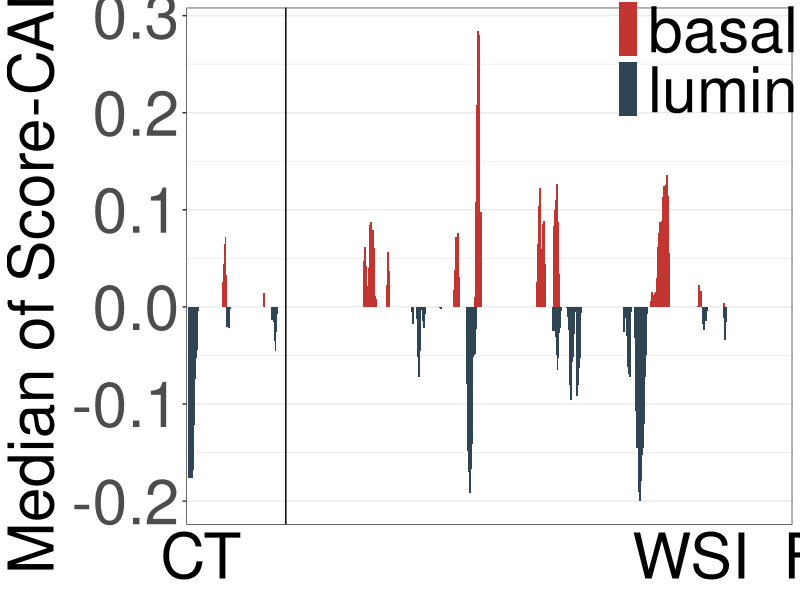
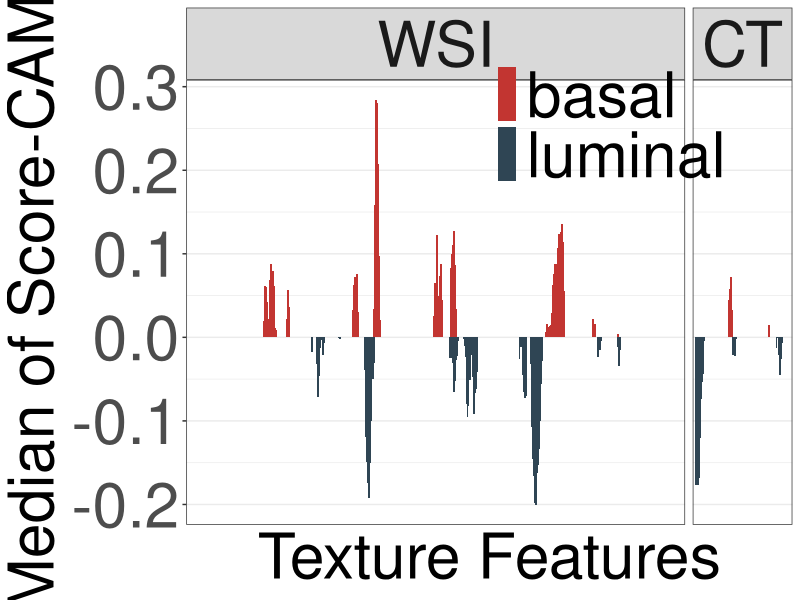
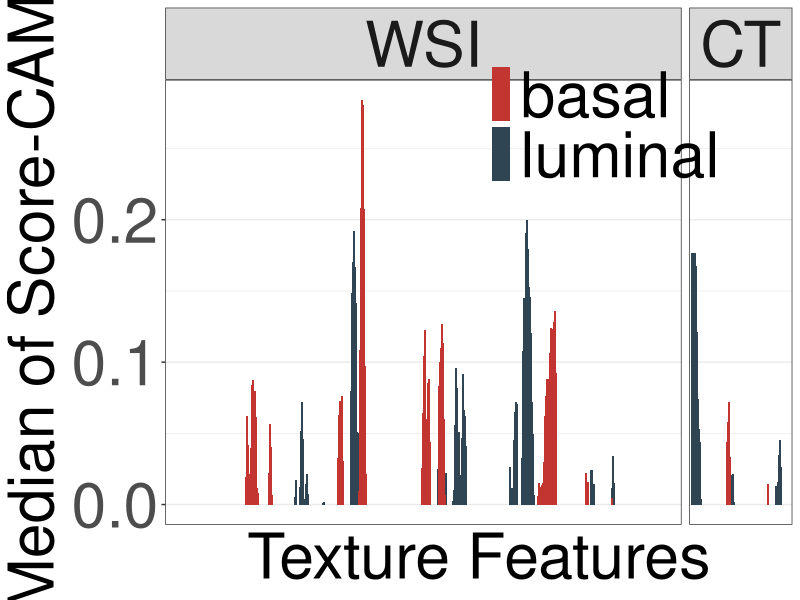
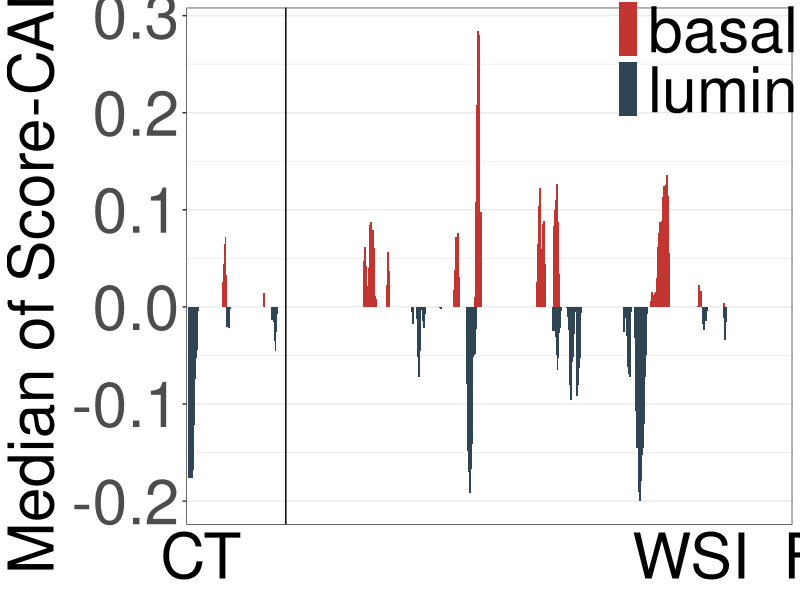
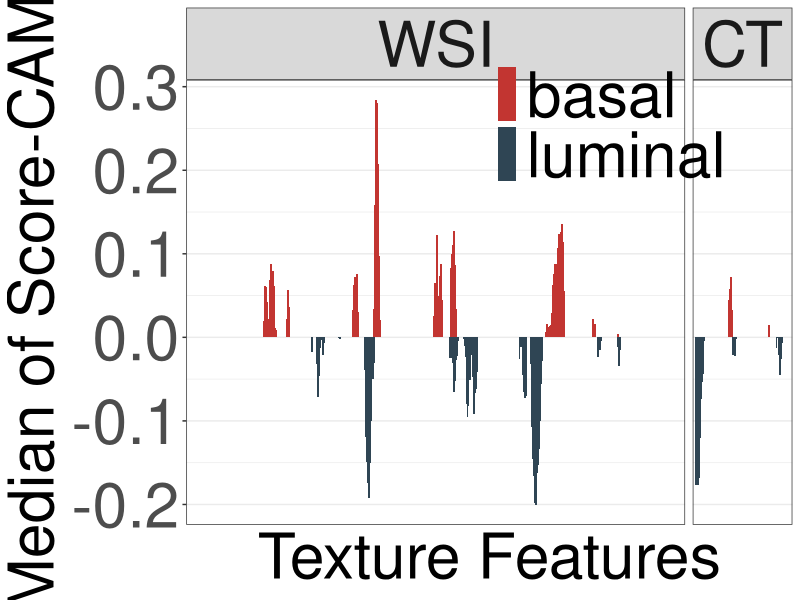
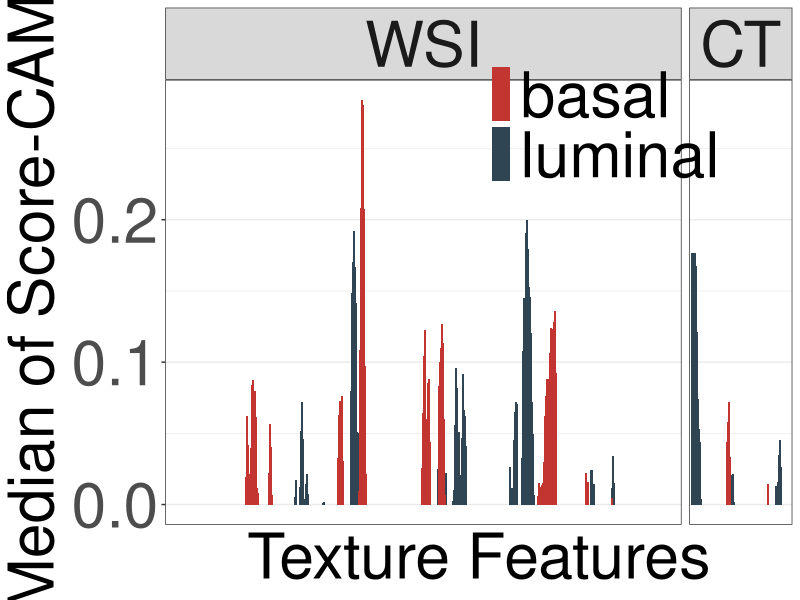

Here is the R script that generated these plots, in order:
library('ggplot2')

setwd('/media/wukai/AI_Team_03/Bladder_project/mol_subtype_classify/CAM')
# load data
datatable = read.csv('scorecam_matrix.csv', header = TRUE, sep = ',', row.names = 1)
mol_subtype = c()
mol_subtype[grep('0',datatable$mol_label)] = 'luminal'
mol_subtype[grep('1',datatable$mol_label)] = 'basal'
datatable = datatable[,-c(1)]

colData = data.frame(mol_subtype = mol_subtype, row.names = row.names(datatable))
cam_table0 = datatable[grep(0, datatable$mol_label),]
cam_table0 = cam_table0[,-1]
cam_table1 = datatable[grep(1, datatable$mol_label),]
cam_table1 = cam_table1[,-1]

cam_table0_median = apply(cam_table0, 2, median)
cam_table0_median = data.frame(cam = -1 * cam_table0_median, 
                        features = factor(names(cam_table0_median), levels = names(cam_table0_median)),
                        mol_subtype = 'luminal')
write.csv(cam_table0_median[which(cam_table0_median$cam != 0),],'luminal_activated_feature.csv', quote = FALSE, row.names = FALSE)

cam_table1_median = apply(cam_table1, 2, median)
cam_table1_median = data.frame(cam = cam_table1_median, 
                               features = factor(names(cam_table1_median), levels = names(cam_table1_median)),
                               mol_subtype = 'basal')
write.csv(cam_table1_median[which(cam_table1_median$cam > 0),], 'basal_activated_feature.csv', quote = FALSE, row.names = FALSE)

cam_table_median = rbind(cam_table0_median, cam_table1_median)

#---plot 1
ggplot(cam_table_median, aes(x = features , y = cam, fill = mol_subtype))+
  geom_bar(stat = 'identity',position = 'dodge', width = 8, size = 3)+
  scale_fill_manual(values = c('#C23531', '#2F4554'))+
  geom_vline(aes(xintercept=200))+
  labs(y = 'Median of Score-CAM', 
       x = 'CT                       WSI  Features')+
  theme_bw()+
  theme(plot.title = element_text(size = 55, hjust = 0.5 ),
        axis.text.x = element_blank(),
        axis.text.y = element_text(size =45),
        axis.title.x = element_text(size = 45, hjust = 0.1),
        axis.title.y = element_text(size = 45),
        axis.ticks.x = element_blank(),
        panel.grid.major.x=element_blank(),
        legend.title = element_blank(),
        legend.text = element_text(size = 45),
        legend.background = element_blank(),
        legend.position = c(0.9,0.9),
        legend.key = element_rect(fill = NA, colour = NA, size=1)
        )

ggsave('cam_plot1.pdf', device = 'pdf', dpi = 300, width = 16, height = 12)

##---plot 2
feat_type = c()
feat_type[grep('bladder|cancer',as.vector(cam_table_median$features))] = 'CT'
feat_type[grep('bladder|cancer',as.vector(cam_table_median$features), invert = TRUE)] = 'WSI'
cam_table_median$feat_type = factor(feat_type, levels = c('WSI', 'CT'))

ggplot(cam_table_median, aes(x = features , y = cam, fill = mol_subtype))+
  geom_bar(stat = 'identity',position = 'dodge', width = 8, size = 3)+
  scale_fill_manual(values = c('#C23531', '#2F4554'))+
  facet_grid(~feat_type, 
             scales = 'free',space = 'free')+
  labs(y = 'Median of Score-CAM', 
       x = 'Texture Features')+
  theme_bw()+
  theme(plot.title = element_text(size = 55, hjust = 0.5 ),
        strip.text = element_text(size = 45),
        axis.text.x = element_blank(),
        axis.text.y = element_text(size =45),
        axis.title.x = element_text(size = 45),
        axis.title.y = element_text(size = 45),
        axis.ticks.x = element_blank(),
        panel.grid.major.x=element_blank(),
        legend.title = element_blank(),
        legend.text = element_text(size = 45),
        legend.background = element_blank(),
        legend.position = c(0.7,0.9),
        legend.key = element_rect(fill = NA, colour = NA, size=1)
  )

ggsave('cam_plot2.pdf', device = 'pdf', dpi = 300, width = 16, height = 12)

##---plot 3
cam_table_median$cam = abs(cam_table_median$cam)
feat_type = c()
feat_type[grep('bladder|cancer',as.vector(cam_table_median$features))] = 'CT'
feat_type[grep('bladder|cancer',as.vector(cam_table_median$features), invert = TRUE)] = 'WSI'
cam_table_median$feat_type = factor(feat_type, levels = c('WSI', 'CT'))

ggplot(cam_table_median, aes(x = features , y = cam, fill = mol_subtype))+
  geom_bar(stat = 'identity',position = 'dodge', width = 8, size = 3, alpha = 1)+
  scale_fill_manual(values = c('#C23531', '#2F4554'))+
  facet_grid(~feat_type, 
             scales = 'free',space = 'free')+
  labs(y = 'Median of Score-CAM', 
       x = 'Texture Features')+
  theme_bw()+
  theme(plot.title = element_text(size = 55, hjust = 0.5 ),
        strip.text = element_text(size = 45),
        axis.text.x = element_blank(),
        axis.text.y = element_text(size =45),
        axis.title.x = element_text(size = 45),
        axis.title.y = element_text(size = 45),
        axis.ticks.x = element_blank(),
        panel.grid.major.x=element_blank(),
        legend.title = element_blank(),
        legend.text = element_text(size = 45),
        legend.background = element_blank(),
        legend.position = c(0.7,0.9),
        legend.key = element_rect(fill = NA, colour = NA, size=1)
  )

ggsave('cam_plot3.pdf', device = 'pdf', dpi = 300, width = 16, height = 12)



